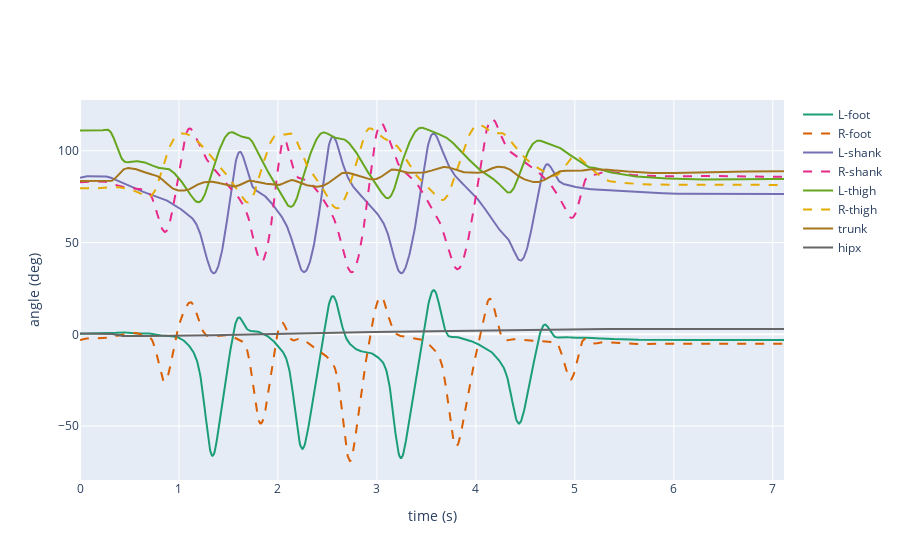

Here is the notebook cell this chart was saved with:
### Code cell
df_filtered = emogis.filter_data(dataframe = df_imputed, 
                                    data_type = 'jnt')

emogis.plot(dataframe = df_filtered, data_type='jnt') # default: steps = False, cycle=False

### Figure 1 — Plotly figure (JSON) as saved in the notebook; plotly's stock layout.template omitted (floating-point values rounded to 4 significant figures; data arrays with more than 128 entries replaced by an {"elided": "..."} marker saying what was removed)
{"data": [{"hoverinfo": "x", "line": {"color": "#1b9e77", "width": 2}, "mode": "lines", "name": "L-foot", "text": {"elided": "1068 str values"}, "type": "scatter", "x": {"elided": "1068 float values"}, "y": {"elided": "1068 float values"}}, {"hoverinfo": "x", "line": {"color": "#d95f02", "dash": "dash", "width": 2}, "mode": "lines", "name": "R-foot", "type": "scatter", "x": {"elided": "1068 float values"}, "y": {"elided": "1068 float values"}}, {"hoverinfo": "x", "line": {"color": "#7570b3", "width": 2}, "mode": "lines", "name": "L-shank", "text": {"elided": "1068 str values"}, "type": "scatter", "x": {"elided": "1068 float values"}, "y": {"elided": "1068 float values"}}, {"hoverinfo": "x", "line": {"color": "#e7298a", "dash": "dash", "width": 2}, "mode": "lines", "name": "R-shank", "type": "scatter", "x": {"elided": "1068 float values"}, "y": {"elided": "1068 float values"}}, {"hoverinfo": "x", "line": {"color": "#66a61e", "width": 2}, "mode": "lines", "name": "L-thigh", "text": {"elided": "1068 str values"}, "type": "scatter", "x": {"elided": "1068 float values"}, "y": {"elided": "1068 float values"}}, {"hoverinfo": "x", "line": {"color": "#e6ab02", "dash": "dash", "width": 2}, "mode": "lines", "name": "R-thigh", "type": "scatter", "x": {"elided": "1068 float values"}, "y": {"elided": "1068 float values"}}, {"hoverinfo": "x", "line": {"color": "#a6761d", "width": 2}, "mode": "lines", "name": "trunk", "text": {"elided": "1068 str values"}, "type": "scatter", "x": {"elided": "1068 float values"}, "y": {"elided": "1068 float values"}}, {"hoverinfo": "x", "line": {"color": "#666666", "width": 2}, "mode": "lines", "name": "hipx", "text": {"elided": "1068 str values"}, "type": "scatter", "x": {"elided": "1068 float values"}, "y": {"elided": "1068 float values"}}], "layout": {"xaxis": {"title": {"text": "time (s)"}}, "yaxis": {"title": {"text": "angle (deg)"}}}}
